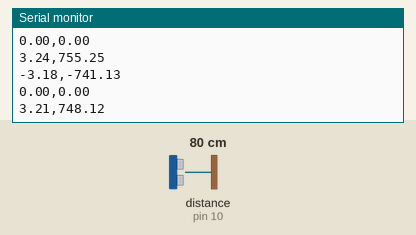
Recording of a sketch running on a simulated Arduino Uno, built with avr-gcc and run on an emulated ATmega328P. Parts: the last lines printed to the serial monitor. Wiring (inferred from the names in the program): ultrasonic range finder: trigger pin 9; echo pin 10. Inputs (shaded band) come from the test bench; at power-on: distance to the obstacle (sensor on pin 10) 80 cm. The echo pulse lasts 58.3 µs per cm.

Above: at 1.2 s.
1.3 s: distance to the obstacle (sensor on pin 10) set to 2 cm
At 1.38 s:
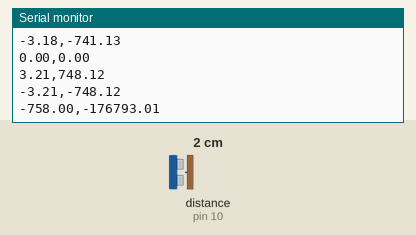
2.8 s: distance to the obstacle (sensor on pin 10) set to 4 cm
At 2.81 s:
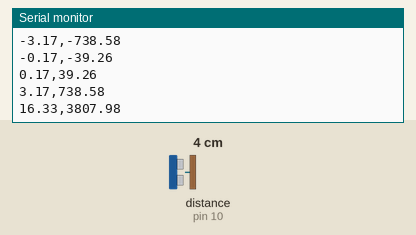
4.3 s: distance to the obstacle (sensor on pin 10) set to 18 cm
At 4.33 s:
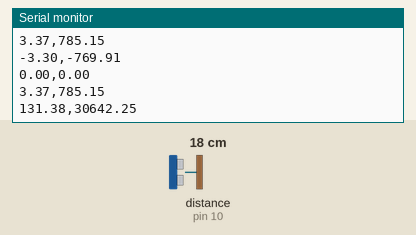
Timing chart, 0 to 7.3 s (numbered marks = the images above; inputs shaded):
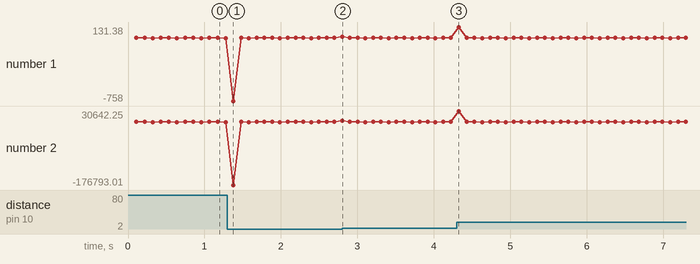

Measured:
- after the input at 1.3 s, the serial monitor: prints a new line after 0.08 s (image 1)
- after the input at 2.8 s, the serial monitor: prints a new line at once (image 2)
- after the input at 4.3 s, the serial monitor: prints a new line at once (image 3)
- plotted number 1: -3.21 → 3.17 after the input at 1.3 s
- plotted number 2: -748.12 → 738.58 after the input at 1.3 s

The sketch:

doppler_arduino.ino
```cpp
/*
Project doppler
* 2024.07.08 By Mint
*/

// 트리거 핀과 에코 핀은 장치에 따라 수동으로 변경해주셔야 합니다.
const int trigPin = 9;
const int echoPin = 10;
const float speedOfSound = 343.0; // 343 m/s
const float frequency = 40000; // 40 kHz 속도로 신호 발송

long duration;
float distance;
float previousDistance = 0;
unsigned long previousTime = 0;

void setup() {
  Serial.begin(9600);
  pinMode(trigPin, OUTPUT);
  pinMode(echoPin, INPUT);
}

void loop() {
  digitalWrite(trigPin, LOW);
  delayMicroseconds(2);
  digitalWrite(trigPin, HIGH);
  delayMicroseconds(10);
  digitalWrite(trigPin, LOW);

  duration = pulseIn(echoPin, HIGH);
  distance = duration * 0.034 / 2; // cm -> m 단위 변환

  unsigned long currentTime = millis();
  if (previousTime != 0) {
    float timeDiff = (currentTime - previousTime) / 1000.0; // s 단위변환
    float distanceDiff = distance - previousDistance;
    float relativeSpeed = distanceDiff / timeDiff; // m/s 단위변환

    float deltaFrequency = (relativeSpeed * 2 * frequency) / speedOfSound;

    Serial.print(relativeSpeed);
    Serial.print(",");
    Serial.println(deltaFrequency);
  }

  previousDistance = distance;
  previousTime = currentTime;

  delay(100);
}
```
